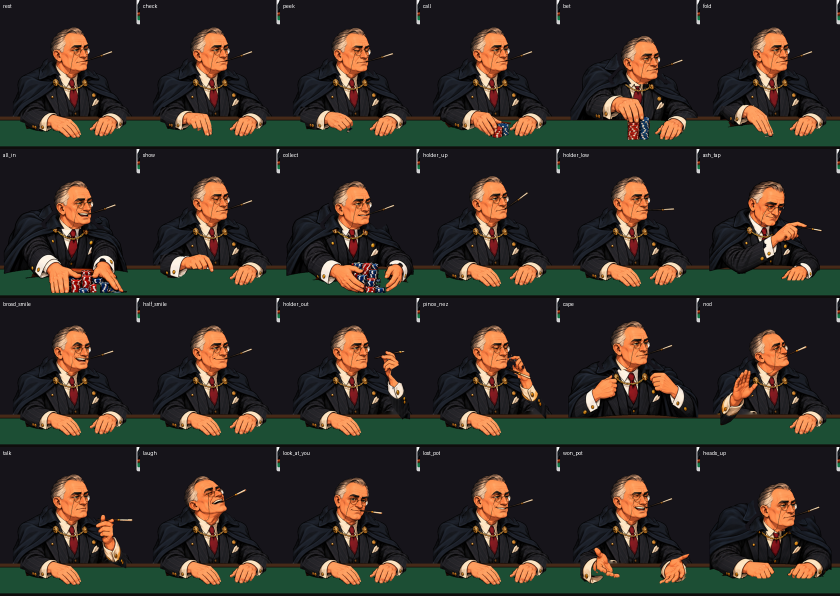
#> input picture art-tools/fdr_parts/clips_preview.png, 1680 x 1192 px (shown at 1/2 size); its folder holds only this picture in this run
$ python cut.py clips_preview.png preview_expressions.png
#> lines starting #> are read from the running program, lines starting #| are printed output that depends on the picture; after the words box and inside, x2 and y2 are one past the last pixel; in counts of white or black regions, pixels touching at a corner belong together
### art-tools/split_parts.py
#!/usr/bin/env python3
"""
split_parts.py -- cut a character parts-sheet into individual PNG layers.

Designed for AI-generated puppet sheets (arms sheet, face-kit sheet, etc.)
that sit on a flat white or transparent background.

WHAT IT DOES
  1. Removes the background WITHOUT eating interior whites (cuffs, cravat,
     eye-whites, fangs). It flood-fills only from the canvas border, so any
     white enclosed by a dark outline is kept.
  2. Finds every separate island of artwork (connected components).
  3. Crops each island to its own tight bounding box and saves it as its own
     transparent PNG.
  4. Records each piece's EXACT position on the source canvas in parts.json,
     so nothing is lost and the sheet can be rebuilt pixel-perfect.
  5. Renders a numbered contact sheet so you can see which index is which
     part and rename them.

USAGE
  python3 split_parts.py INPUT.png -o outdir [--name dracula_arms]
  python3 split_parts.py sheets/*.png -o outdir
"""

import argparse
import json
import os
import sys

import numpy as np
from PIL import Image
from scipy import ndimage


# ----------------------------------------------------------------- background
def build_alpha(img, white_thresh=238, feather=1.0):
    """Return a float alpha mask (0..1) with the OUTER background removed.

    If the image already has a real alpha channel we trust it. Otherwise we
    treat near-white as candidate background, label it, and only delete the
    near-white regions that actually touch the canvas border. Interior whites
    (a white cuff, the cravat, the whites of the eyes) are enclosed by the
    black line art, never touch the border, and therefore survive.
    """
    rgba = img.convert("RGBA")
    arr = np.array(rgba)
    a = arr[..., 3]

    if a.min() < 250:                      # genuine alpha already present
        alpha = a.astype(np.float32) / 255.0
    else:
        rgb = arr[..., :3].astype(np.int16)
        near_white = np.all(rgb >= white_thresh, axis=-1)

        lbl, n = ndimage.label(near_white)
        if n:
            border = np.concatenate([lbl[0, :], lbl[-1, :], lbl[:, 0], lbl[:, -1]])
            outside = set(int(v) for v in np.unique(border) if v)
            bg = np.isin(lbl, list(outside)) if outside else np.zeros_like(near_white)
        else:
            bg = np.zeros_like(near_white)

        alpha = (~bg).astype(np.float32)

    if feather > 0:                        # soften the cut edge a little
        alpha = ndimage.gaussian_filter(alpha, sigma=feather)
        alpha = np.clip((alpha - 0.35) / 0.45, 0.0, 1.0)

    return arr, alpha


# ----------------------------------------------------------------- components
def find_pieces(alpha, min_area, close_px):
    """Label separate islands of artwork. `close_px` merges islands that are
    within that many pixels of each other -- raise it if one logical part is
    being split into several files."""
    solid = alpha > 0.35

    if close_px > 0:
        st = np.ones((close_px * 2 + 1, close_px * 2 + 1), bool)
        grouped = ndimage.binary_closing(solid, structure=st)
        grouped = ndimage.binary_dilation(solid, structure=st)
    else:
        grouped = solid

    lbl, n = ndimage.label(grouped)
    out = []
    for i in range(1, n + 1):
        m = lbl == i
        area = int((m & solid).sum())
        if area < min_area:
            continue
        ys, xs = np.where(m)
        out.append({
            "mask": m,
            "x": int(xs.min()), "y": int(ys.min()),
            "w": int(xs.max() - xs.min() + 1),
            "h": int(ys.max() - ys.min() + 1),
            "area": area,
        })
    return out


# [106 lines left out: functions reading_order, contact_sheet, process, main, not called in this run]


# [2 lines that do not run on import are left out]

### art-tools/fdr_parts/cut.py
# Cut FDR's three-quarter sheet: split_parts.py, plus separating the islands
# that touch (two torso pairs, two head pairs), and the two cigarette holders
# that cross into the laughing head beside them: each holder goes to the
# smiling head it belongs to, and the laughing head is filled in under it.
#
#   python3 art-tools/fdr_parts/cut.py art-tools/fdr_parts/sources/fdr_sheet.png art-tools/fdr_parts
#
# The coordinates below are this sheet's own; another sheet needs its own.
import json, os, sys
sys.path.insert(0, os.path.join(os.path.dirname(os.path.abspath(__file__)), '..'))
from split_parts import build_alpha, find_pieces, reading_order, contact_sheet
from PIL import Image, ImageDraw
import numpy as np
from scipy import ndimage

SHEET, DEST, STEM = sys.argv[1], sys.argv[2], 'fdr'
img = Image.open(SHEET)
#> img is the input picture: PIL image 1680x1192 RGB; mean R, G, B 49.9, 44.4, 38.2
arr, alpha = build_alpha(img)
#> in build_alpha, `a = arr[..., 3]`: a: shape (1192, 1680); every value is 255
#> in build_alpha, `near_white = np.all(rgb >= white_thresh, axis=-1)`:
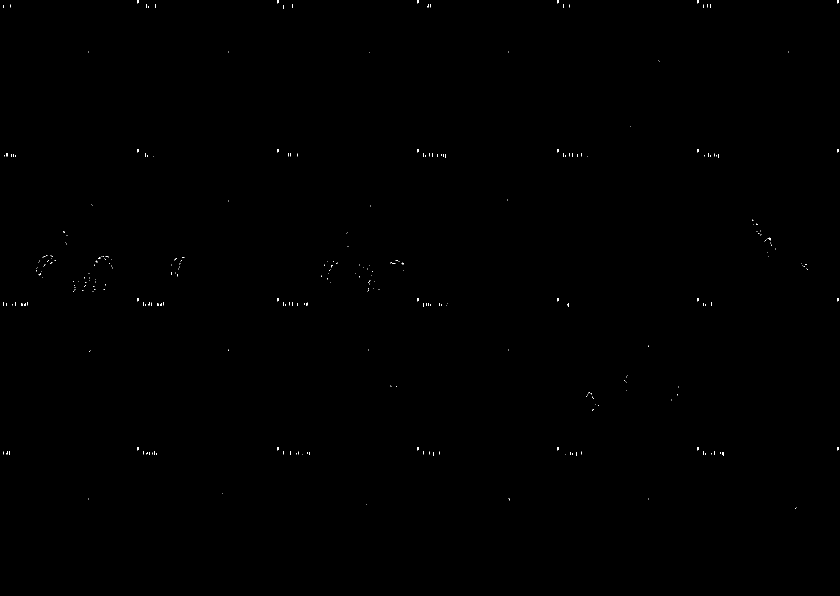
#> near_white: shape (1192, 1680) bool (shown at 1/2 size); 0.08% white in thin lines or dots, all inside (x1, y1, x2, y2) = (7, 0, 1678, 1018)
#> in build_alpha, `lbl, n = ndimage.label(near_white)`: lbl: shape (1192, 1680) int32; 387 distinct labels, from 0 to 386
#> in build_alpha, `lbl, n = ndimage.label(near_white)`: n = 386
#> in build_alpha, `border = np.concatenate([lbl[0, :], lbl[-1, :], lbl[:, 0], lbl[:, -1]])`: border = 5744 values, max 6 at index 1675, min 0 at index 0, mean 0.011
#> in build_alpha, `outside = set(int(v) for v in np.unique(border) if v)`: outside = 6 items
#> in build_alpha, `bg = np.isin(lbl, list(outside)) if outside else np.zeros_like(near_wh..`:
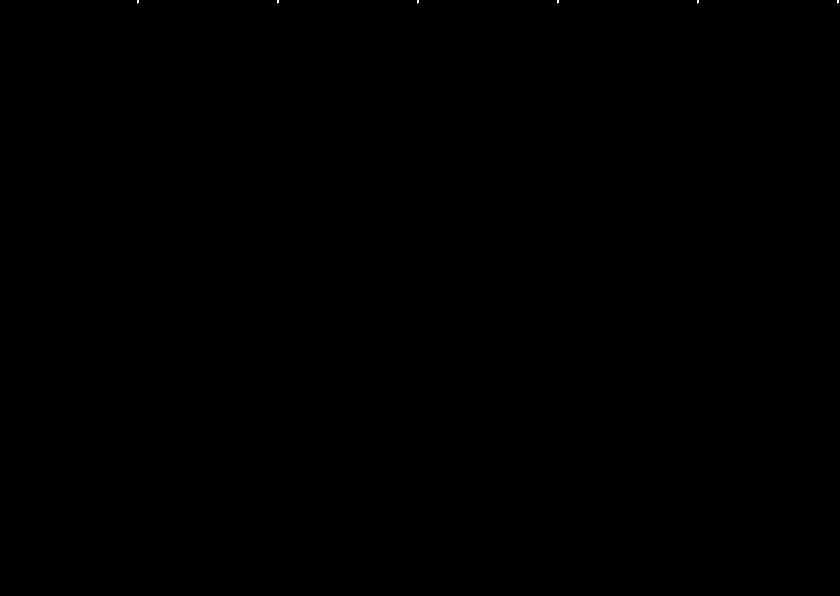
#> bg: shape (1192, 1680) bool (shown at 1/2 size); 0% white in thin lines or dots, all inside (x1, y1, x2, y2) = (275, 0, 1678, 7)
solid = alpha > 0.35
#> solid: shape (1192, 1680) bool; 100% white; black in thin lines or dots, all inside (x1, y1, x2, y2) = (275, 0, 1678, 6)
H, W = solid.shape
#> H = 1192; W = 1680
pieces = find_pieces(alpha, 300, 0)
#> in find_pieces, `lbl, n = ndimage.label(grouped)`: n = 1
#> the loop in find_pieces, `for i in range(1, n + 1):` made 1 pass
#> area on pass 1: 2002470
#> after the loop in find_pieces, `for i in range(1, n + 1):`: out = 1 item
#> pieces = 1 item

def box(p):
    ys, xs = np.nonzero(p['mask'])
    p.update(x=int(xs.min()), y=int(ys.min()), w=int(xs.max() - xs.min() + 1), h=int(ys.max() - ys.min() + 1),
             area=int((p['mask'] & solid).sum()))
    return p

def at(x, y):
    return next(p for p in pieces if p['mask'][y, x])

def split_two(m):
    for k in range(1, 15):
        lab, n = ndimage.label(ndimage.binary_erosion(m, iterations=k))
        if n < 2: continue
        sz = ndimage.sum(np.ones_like(lab), lab, range(1, n + 1))
        big = [i + 1 for i in np.argsort(sz)[::-1][:2] if sz[i] > 2000]
        if len(big) == 2:
            _, (iy, ix) = ndimage.distance_transform_edt(~np.isin(lab, big), return_indices=True)
            near = lab[iy, ix]
            return [m & (near == b) for b in big]
    raise SystemExit('no split')

light = (arr[..., :3].min(-1) > 200) & (np.ptp(arr[..., :3], axis=-1) < 30)
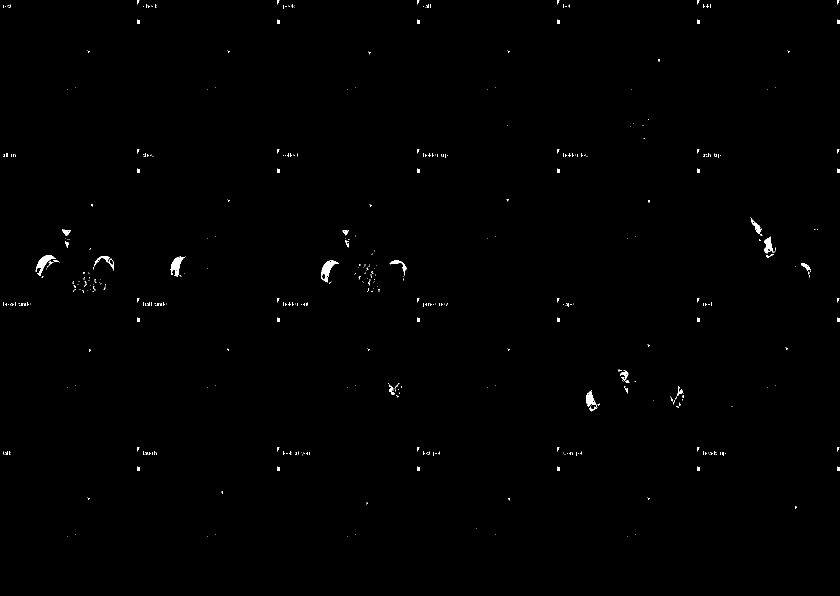
#> light: shape (1192, 1680) bool (shown at 1/2 size); 0.38% white; 536 white regions (466 under 20 px), largest, box (x1, y1, x2, y2) and area: (643, 521, 678, 565) 586, (71, 510, 112, 552) 551, (341, 513, 371, 554) 535
def unfleck(m, other):
    # near-white specks where the two touched: not quite white enough for
    # the background, so they stuck to the outline
    lab, n = ndimage.label(m & light)
    zone = ndimage.binary_dilation(other, iterations=15)
    for i in range(1, n + 1):
        c = lab == i
        if c.sum() < 60 and (c & zone).any():
            m = m & ~c
    return m

for x, y in [(400, 100), (1000, 100), (1300, 100), (100, 540), (1050, 540)]:
    p = at(x, y); pieces = [q for q in pieces if q is not p]
#> (the run stopped early here; a loop or call above may not have finished)

$ run again, on art-tools/fdr_parts/preview_faces.png
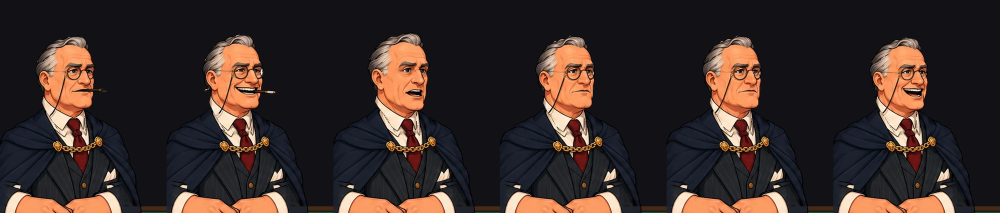
#> input picture art-tools/fdr_parts/preview_faces.png, 2000 x 426 px (shown at 1/2 size)
#> img is the input picture: PIL image 2000x426 RGB; mean R, G, B 56.7, 44.3, 40.9
#> a: shape (426, 2000); every value is 255
#> near_white: shape (426, 2000) bool; 0.02% white in thin lines or dots, all inside (x1, y1, x2, y2) = (91, 139, 1884, 397)
#> in build_alpha, `lbl, n = ndimage.label(near_white)`: n = 122
#> border = 4852 values from 0 to 0
#> outside = 0 items
#> bg: shape (426, 2000) bool; every value is 0
#> alpha: shape (426, 2000) float32; every value is 1
#> solid: shape (426, 2000) bool; every value is 1
#> in find_pieces, `lbl, n = ndimage.label(grouped)`: n = 1
#> the loop in find_pieces, `for i in range(1, n + 1):` made 1 pass
#> area on pass 1: 852000
#> after the loop in find_pieces, `for i in range(1, n + 1):`: out = 1 item
#> `light = (arr[..., :3].min(-1) > 200) & (np.ptp(arr[..., :3], axis=-1) ..`:
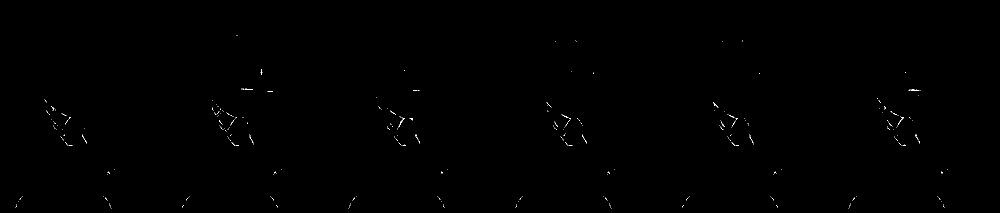
#> light: shape (426, 2000) bool (shown at 1/2 size); 0.14% white in thin lines or dots, all inside (x1, y1, x2, y2) = (31, 71, 1896, 417)
